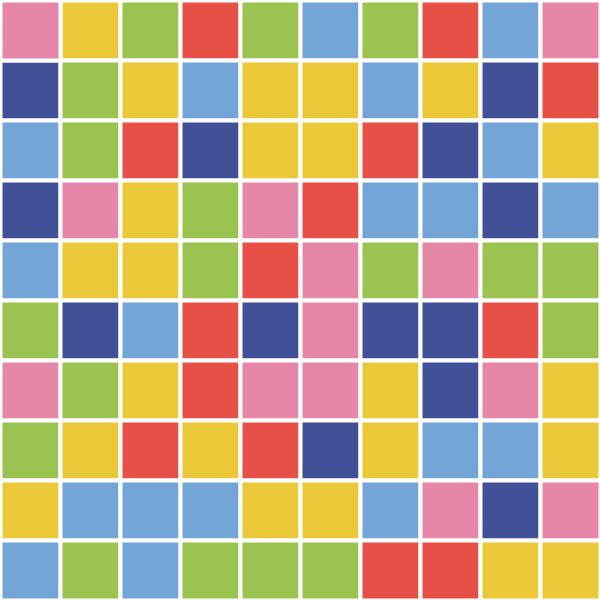
Frame 1 (no input)
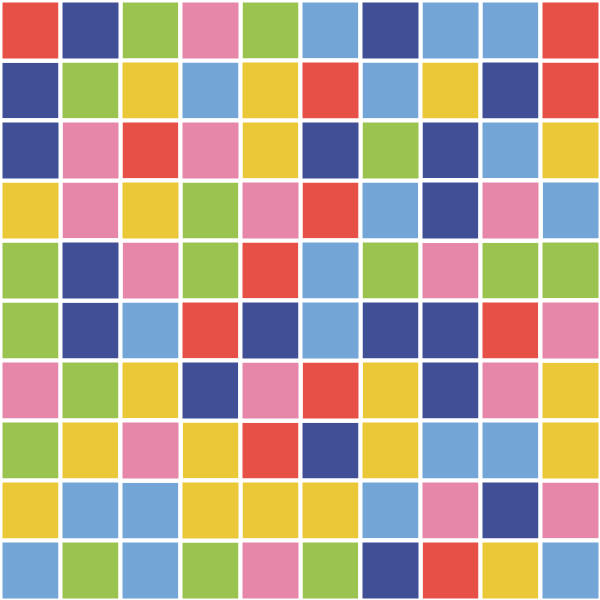
Frame 60 (the mouse pressed at the canvas centre just before this capture)
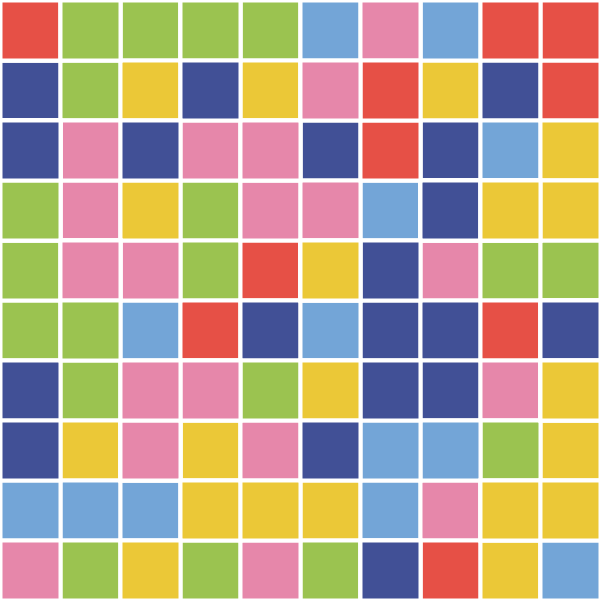
Frame 120 (the mouse held since frame 60 and released just before this capture)

The Processing sketch that drew these frames (run headless with seeded random() and noise(); from frame 60 on, the mouse is pressed at the canvas centre):

// Processing sketch: animierte_quadrate
// ── animierte_quadrate.pde
/*
Animierte Quadrate

Basierend auf http://blog.schockwellenreiter.de/2021/04/2021042801.html
*/

int[] riley = new int[]{
  color(235, 200, 55), color(115, 165, 215), color(155, 195, 80),
  color(230, 135, 170), color(230, 80, 70), color(65, 80, 150)
};

int counter = 0;
int frontier = (int)random(45, 180);

void setup() {
  size(600, 600);
  stroke(255);
  strokeWeight(4);
  frameRate(30);

  float w = width/10.0;
  float h = height/10.0;

  for ( int i = 0; i < 10; i++ ) {
    for ( int j = 0; j < 10; j++ ) {
      fill(riley[(int) random(riley.length)]);
      rect(i*w, j*h, w, h);
    }
  }
}

void draw() {
  float w = width/10.0;
  float h = height/10.0;

  for ( int i = 0; i < 10; i++ ) {
    for ( int j = 0; j < 10; j++ ) {
      if( counter >= frontier ) {
        counter = 0; //<>//
        frontier = (int)random(45,180);
      }
      if( counter == 0 ) {
        fill(riley[(int) random(riley.length)]); //<>//
        rect(i*w, j*h, w, h);
      }
      counter += 1;
    }
  }
}
